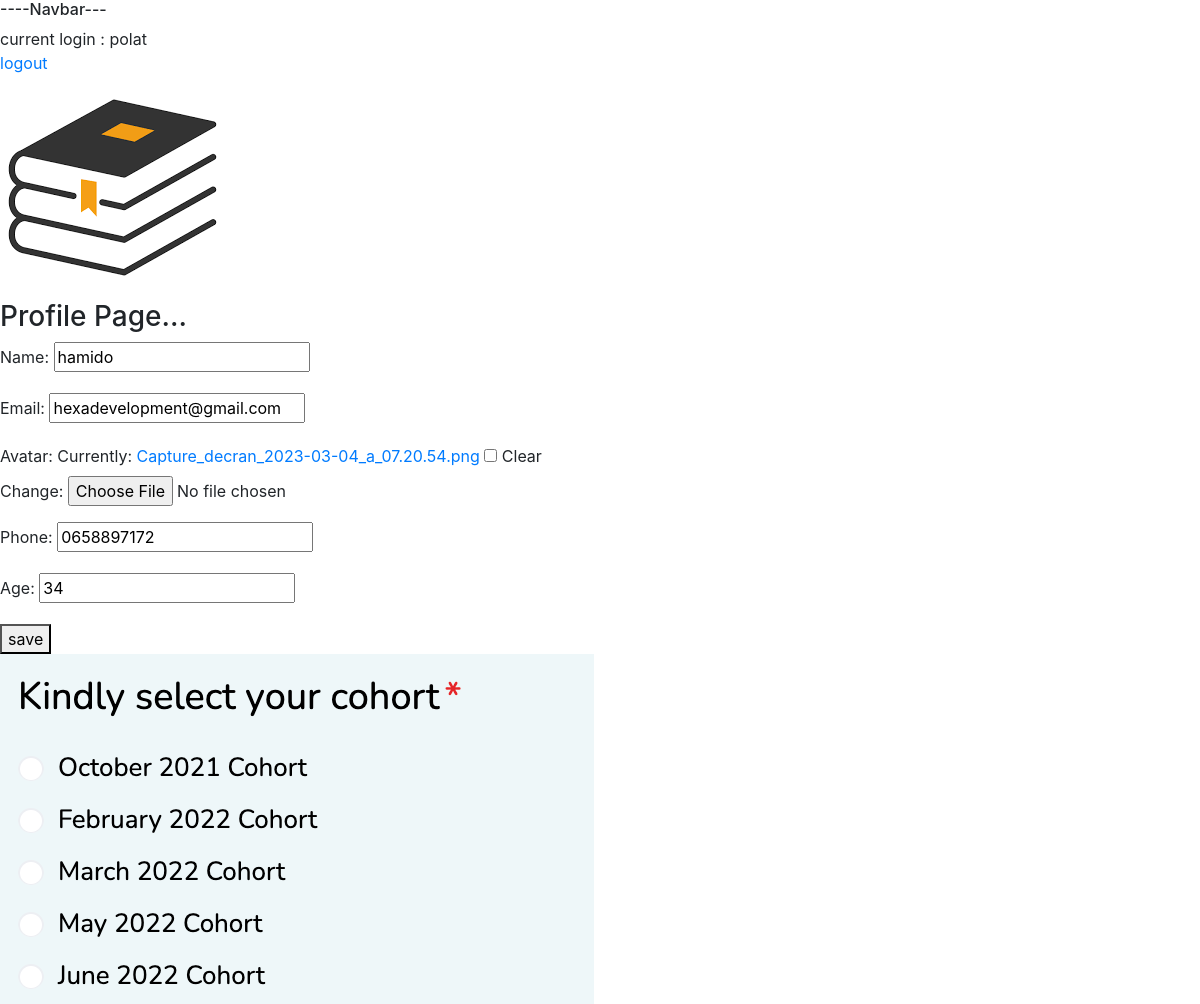
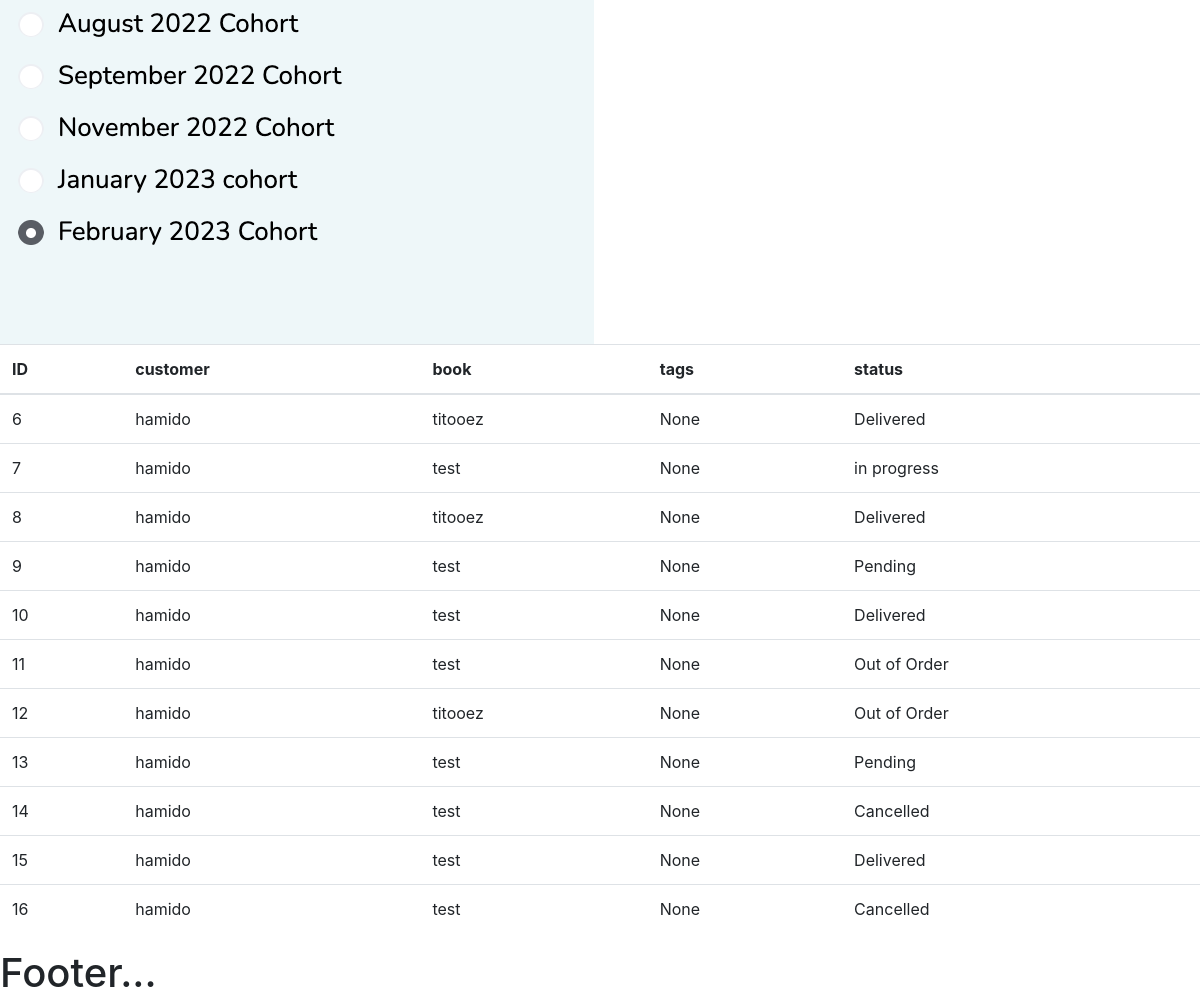
The app's page /profile/ (signed in) with its own data (2 pictures, top to bottom).
### bookstore/models.py (models this page shows, shortened)
class Customer(models.Model):
    user = models.OneToOneField(User, null=True, on_delete=models.CASCADE)
    name = models.CharField(max_length=140, null=True)
    email = models.EmailField(max_length=140, null=True)
    avatar = models.ImageField(blank=True, null=True, default="book.png")
    phone = models.CharField(max_length=15, null=True)
    age = models.IntegerField(null=True)
    date_created = models.DateTimeField(auto_now_add=True)
    def __str__(self):
        return self.name

class Order(models.Model):
    STATUS = (
        ('Pending', 'Pending'),
        ('Delivered', 'Delivered'),
        ('in progress', 'in progress'),
        ('Out of Order', 'Out of Order'),
        ('Cancelled', 'Cancelled'),
    )
    customer = models.ForeignKey(Customer, null=True, on_delete=models.SET_NULL)
    book = models.ForeignKey(Book, null=True, on_delete=models.SET_NULL)
    tags = models.ManyToManyField(Tag)
    date_created = models.DateTimeField(auto_now_add=True)
    status = models.CharField(max_length=60,null=True, choices=STATUS)

class Book(models.Model):
    CATEGORY = (
        ('Horror', 'Horror'),
        ('Fantasy', 'Fantasy'),
        ('Classic', 'Classic'),
        ('Comics', 'Comics'),
    )
    name = models.CharField(max_length=140, null=True)
    author = models.CharField(max_length=140, null=True)
    price = models.FloatField(null=True)
    category = models.CharField(max_length=120, null=True, choices=CATEGORY)
    description = models.TextField(null=True)
    date_created = models.DateTimeField(auto_now_add=True)
    def __str__(self):
        return self.name

### bookstore/decorators.py (the view)
        def wrapper_func(request, *args, **kwargs):
            group = None
            if request.user.groups.exists():
                group = request.user.groups.all()[0].name
                if group in allowedGroups:
                    return view_func(request, *args, **kwargs)
                else:
                    return redirect('login')

### bookstore/forms.py
class CustomerForm(ModelForm):
    class Meta:
        model= Customer
        fields = "__all__"
        exclude = ["user"]

### bookstore/views.py (called while the page is built)
@login_required(login_url='login')
@allowedUser(allowedGroups=['customer'])
def profile(request):
    customer = request.user.customer
    form = CustomerForm(instance=customer)
    orders = request.user.customer.order_set.all()
    if request.method == 'POST':
        form = CustomerForm( request.POST, request.FILES ,instance=customer)
        if form.is_valid():
            form.save()
    context = {'orders':orders, 'form':form}
    return render(request, 'bookstore/profile.html', context)

### bookstore/templates/bookstore/profile.html (shortened to what this page needs)
{% extends 'bookstore/main.html' %}
{% block content %}
<h3>Profile Page...</h3>
<form method="post" action="" enctype="multipart/form-data">
{{form.as_p}}
<button type="submit">save</button>
</form>
<img src="{{request.user.customer.avatar.url}}" class="img-responsive" alt="xx" />
 <table class="table">
    <thead>
      <tr>
        <th scope="col">ID</th>
        <th scope="col">customer</th>
        <th scope="col">book</th>
        <th scope="col">tags</th>
        <th scope="col">status</th>
      </tr>
    </thead>
    <tbody>
    {% for item in orders %}
      <tr>
        <td>{{item.id}}</td>
        <td>{{item.customer}}</td>
        <td>{{item.book}}</td>
        <td>{{item.tags.name}}</td>
        <td>{{item.status}}</td>
      </tr>
    {% endfor %}
    </tbody>
  </table>
{% endblock %}

### bookstore/templates/bookstore/navbar.html (shortened to what this page needs)
{% load static %}
<h6>----Navbar---</h6>
 current login : {{request.user}} <br>
  <a href="{% url 'logout' %}">logout</a>
 <br>
<img src="{% static '/images/book.png' %}" class="img-fluid rounded-top" alt="">

### static/css/style.css (style rules this page uses)
body { background-color: beige; }

### records on screen
Customer: name "hamido", email "hexadevelopment@gmail.com", phone "0658897172", age "34"
Order: id "6", customer "hamido", book "titooez", tags.name "None", status "Delivered"
Order: id "7", customer "hamido", book "test", tags.name "None", status "in progress"
Order: id "8", customer "hamido", book "titooez", tags.name "None", status "Delivered"
Order: id "9", customer "hamido", book "test", tags.name "None", status "Pending"
Order: id "10", customer "hamido", book "test", tags.name "None", status "Delivered"
Order: id "11", customer "hamido", book "test", tags.name "None", status "Out of Order"
Order: id "12", customer "hamido", book "titooez", tags.name "None", status "Out of Order"
Order: id "13", customer "hamido", book "test", tags.name "None", status "Pending"
Order: id "14", customer "hamido", book "test", tags.name "None", status "Cancelled"
Order: id "15", customer "hamido", book "test", tags.name "None", status "Delivered"
Order: id "16", customer "hamido", book "test", tags.name "None", status "Cancelled"

### other values on screen
{{ request.user }} "polat"
